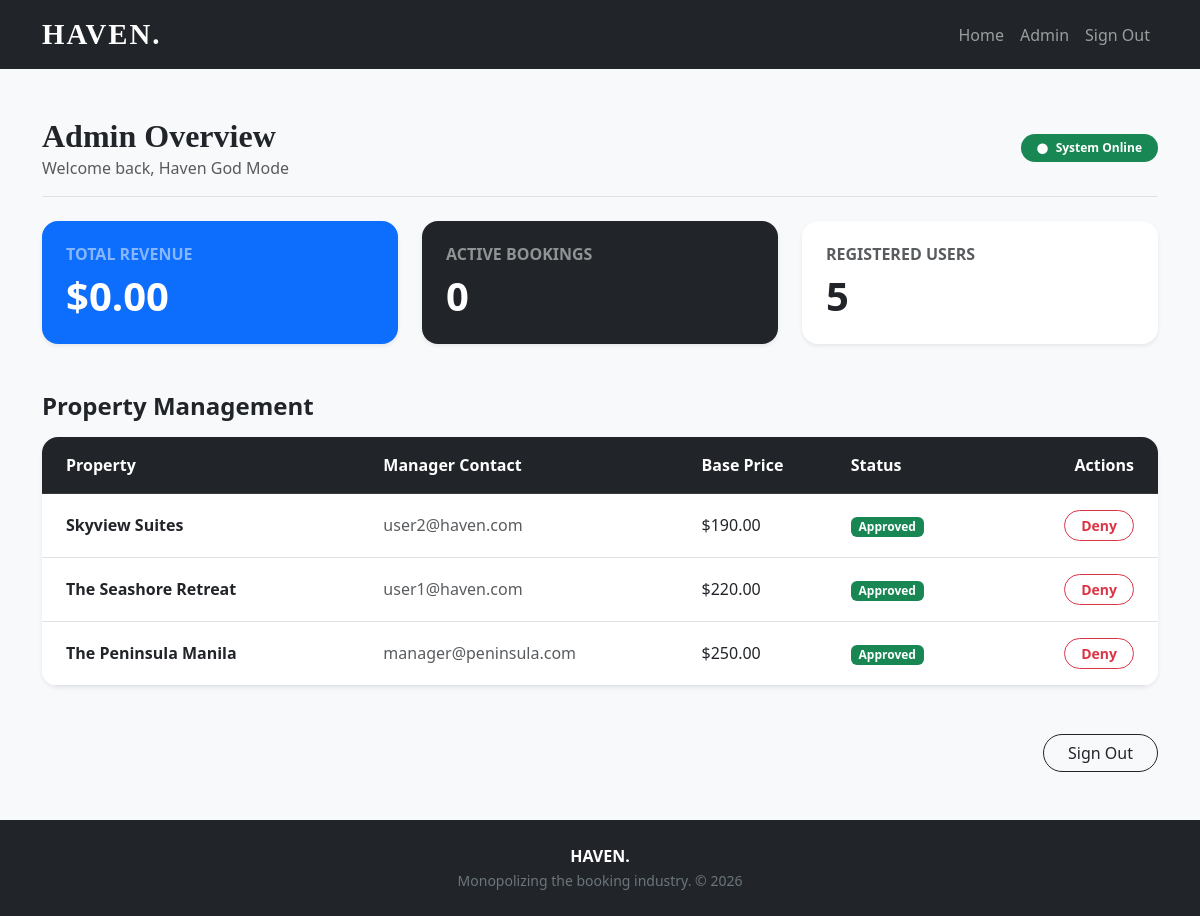
Page /cms_admin.php (signed in) on the committed database.
### tables this page shows
CREATE TABLE `hotels` (
  `id` int(11) NOT NULL AUTO_INCREMENT PRIMARY KEY,
  `manager_id` int(11) NOT NULL,
  `name` varchar(150) NOT NULL,
  `location` varchar(100) NOT NULL,
  `description` text NOT NULL,
  `base_price` decimal(10,2) NOT NULL,
  `image_url` varchar(255) NOT NULL,
  `michelin_rating` int(1) DEFAULT 0,
  `status` enum('pending','approved','denied') DEFAULT 'approved',
  FOREIGN KEY (`manager_id`) REFERENCES `accounts`(`id`)
);

CREATE TABLE `accounts` (
  `id` int(11) NOT NULL AUTO_INCREMENT PRIMARY KEY,
  `email` varchar(100) NOT NULL,
  `password` varchar(255) NOT NULL,
  `role` enum('user','admin','hotel') NOT NULL DEFAULT 'user',
  `name` varchar(100) NOT NULL
);

### cms_admin.php (the view, shortened to what this page needs)
<?php
require_once 'includes/db.php';
$stmtUsers = $pdo->query("SELECT COUNT(*) as count FROM accounts WHERE role = 'user'");
$totalUsers = $stmtUsers->fetch()['count'];
$stmtBookings = $pdo->query("SELECT COUNT(*) as count, SUM(total_price) as rev FROM bookings");
$bookingData = $stmtBookings->fetch();
$totalBookings = $bookingData['count'];
$totalRevenue = $bookingData['rev'] ? $bookingData['rev'] : 0.00;
$stmtHotels = $pdo->query("
    SELECT h.*, a.email as manager_email
    FROM hotels h
    JOIN accounts a ON h.manager_id = a.id
    ORDER BY h.id DESC
");
$hotels = $stmtHotels->fetchAll();
include 'includes/header.php';
?>
<main class="flex-grow-1 py-5 bg-light">
    <div class="container">
        <div class="d-flex justify-content-between align-items-center mb-4 border-bottom pb-3">
            <div>
                <h2 class="fw-bold mb-0" style="font-family: 'Times New Roman', Times, serif;">Admin Overview</h2>
                <p class="text-muted mb-0">Welcome back, <?php echo htmlspecialchars($_SESSION['name']); ?></p>
            </div>
            <span class="badge bg-success px-3 py-2 rounded-pill"><i class="bi bi-circle-fill small me-2"></i>System Online</span>
        </div>
        <div class="row mb-5">
            <div class="col-md-4">
                <div class="card shadow-sm border-0 rounded-4 bg-primary text-white">
                    <div class="card-body p-4">
                        <h6 class="text-uppercase fw-bold text-white-50">Total Revenue</h6>
                        <h2 class="display-6 fw-bold mb-0">$<?php echo number_format($totalRevenue, 2); ?></h2>
                    </div>
                </div>
            </div>
            <div class="col-md-4">
                <div class="card shadow-sm border-0 rounded-4 bg-dark text-white">
                    <div class="card-body p-4">
                        <h6 class="text-uppercase fw-bold text-white-50">Active Bookings</h6>
                        <h2 class="display-6 fw-bold mb-0"><?php echo $totalBookings; ?></h2>
                    </div>
                </div>
            </div>
            <div class="col-md-4">
                <div class="card shadow-sm border-0 rounded-4 bg-white">
                    <div class="card-body p-4">
                        <h6 class="text-uppercase fw-bold text-muted">Registered Users</h6>
                        <h2 class="display-6 fw-bold mb-0 text-dark"><?php echo $totalUsers; ?></h2>
                    </div>
                </div>
            </div>
        </div>
        <h4 class="fw-bold mb-3">Property Management</h4>
        <div class="card shadow-sm border-0 rounded-4 overflow-hidden">
            <div class="table-responsive">
                <table class="table table-hover align-middle mb-0 bg-white">
                    <thead class="table-dark">
                        <tr>
                            <th class="py-3 px-4">Property</th>
                            <th class="py-3">Manager Contact</th>
                            <th class="py-3">Base Price</th>
                            <th class="py-3">Status</th>
                            <th class="py-3 text-end px-4">Actions</th>
                        </tr>
                    </thead>
                    <tbody>
                        <?php foreach ($hotels as $hotel): ?>
                            <tr>
                                <td class="px-4 py-3 fw-bold"><?php echo htmlspecialchars($hotel['name']); ?></td>
                                <td class="py-3 text-muted"><?php echo htmlspecialchars($hotel['manager_email']); ?></td>
                                <td class="py-3">$<?php echo number_format($hotel['base_price'], 2); ?></td>
                                <td class="py-3">
                                    <?php if ($hotel['status'] == 'approved'): ?>
                                        <span class="badge bg-success text-white">Approved</span>
                                    <?php elseif ($hotel['status'] == 'pending'): ?>
                                        <span class="badge bg-warning text-dark">Pending</span>
                                    <?php else: ?>
                                        <span class="badge bg-danger text-white">Denied</span>
                                    <?php endif; ?>
                                </td>
                                <td class="py-3 text-end px-4">
                                    <form action="cms_admin.php" method="POST" class="d-inline">
                                        <?php if ($hotel['status'] !== 'denied'): ?>
                                            <button type="submit" name="action" value="deny" class="btn btn-sm btn-outline-danger fw-bold rounded-pill px-3">Deny</button>
                                        <?php endif; ?>
                                    </form>
                                </td>
                            </tr>
                        <?php endforeach; ?>
                    </tbody>
                </table>
            </div>
        </div>
        <div class="mt-5 text-end">
            <a href="logout.php" class="btn btn-outline-dark rounded-pill px-4">Sign Out</a>
        </div>
    </div>
</main>
<?php include 'includes/footer.php'; ?>

### includes/header.php (shortened to what this page needs)
<!DOCTYPE html>
<html lang="en">
<head>
    <link href="https://cdn.jsdelivr.net/npm/bootstrap@5.3.0/dist/css/bootstrap.min.css" rel="stylesheet">
    <link rel="stylesheet" href="https://cdn.jsdelivr.net/npm/bootstrap-icons@1.10.5/font/bootstrap-icons.css">
</head>
<body class="d-flex flex-column min-vh-100">
<?php
$loggedIn = isset($_SESSION['user_id']);
$userRole = $loggedIn ? $_SESSION['role'] : null;
?>
<nav class="navbar navbar-expand-lg navbar-dark bg-dark sticky-top">
    <div class="container">
        <a class="navbar-brand text-white" href="index.php" style="font-family: 'Times New Roman', Times, serif; font-size: 1.8rem; letter-spacing: 2px;">HAVEN.</a>
        <div class="collapse navbar-collapse justify-content-end" id="navbarNav">
            <ul class="navbar-nav align-items-center">
                <li class="nav-item"><a class="nav-link" href="index.php">Home</a></li>
                <?php if ($loggedIn): ?>
                    <?php if ($userRole === 'admin'): ?>
                        <li class="nav-item"><a class="nav-link" href="cms_admin.php">Admin</a></li>
                    <?php elseif ($userRole === 'hotel'): ?>
                        <li class="nav-item"><a class="nav-link" href="cms_hotel.php">Manager</a></li>
                    <?php else: ?>
                        <li class="nav-item"><a class="nav-link" href="index.php">My Account</a></li>
                    <?php endif; ?>
                    <li class="nav-item"><a class="nav-link" href="logout.php">Sign Out</a></li>
                <?php else: ?>
                    <li class="nav-item"><a class="nav-link" href="login.php">Sign In</a></li>
                <?php endif; ?>
            </ul>
        </div>
    </div>
</nav>

### includes/footer.php (shortened to what this page needs)
<footer class="bg-dark text-white text-center py-4 mt-auto w-100">
    <div class="container">
        <p class="mb-0 fw-bold">HAVEN.</p>
        <small class="text-secondary">Monopolizing the booking industry. &copy; <?php echo date('Y'); ?></small>
    </div>
</footer>
</body>
</html>

### includes/header.php (style rules this page uses)
body { font-family: 'Segoe UI', Tahoma, Geneva, Verdana, sans-serif; background-color: #f8f9fa; }
.navbar-brand { font-weight: 800; letter-spacing: 2px; }

### rows in the picture
hotels: name "Skyview Suites", manager.email "user2@haven.com", base_price "190.00", status "Approved"
hotels: name "The Seashore Retreat", manager.email "user1@haven.com", base_price "220.00", status "Approved"
hotels: name "The Peninsula Manila", manager.email "manager@peninsula.com", base_price "250.00", status "Approved"

### other values in the picture
$_SESSION['name'] "Haven God Mode"
$totalRevenue "0.00"
$totalBookings "0"
$totalUsers "5"
